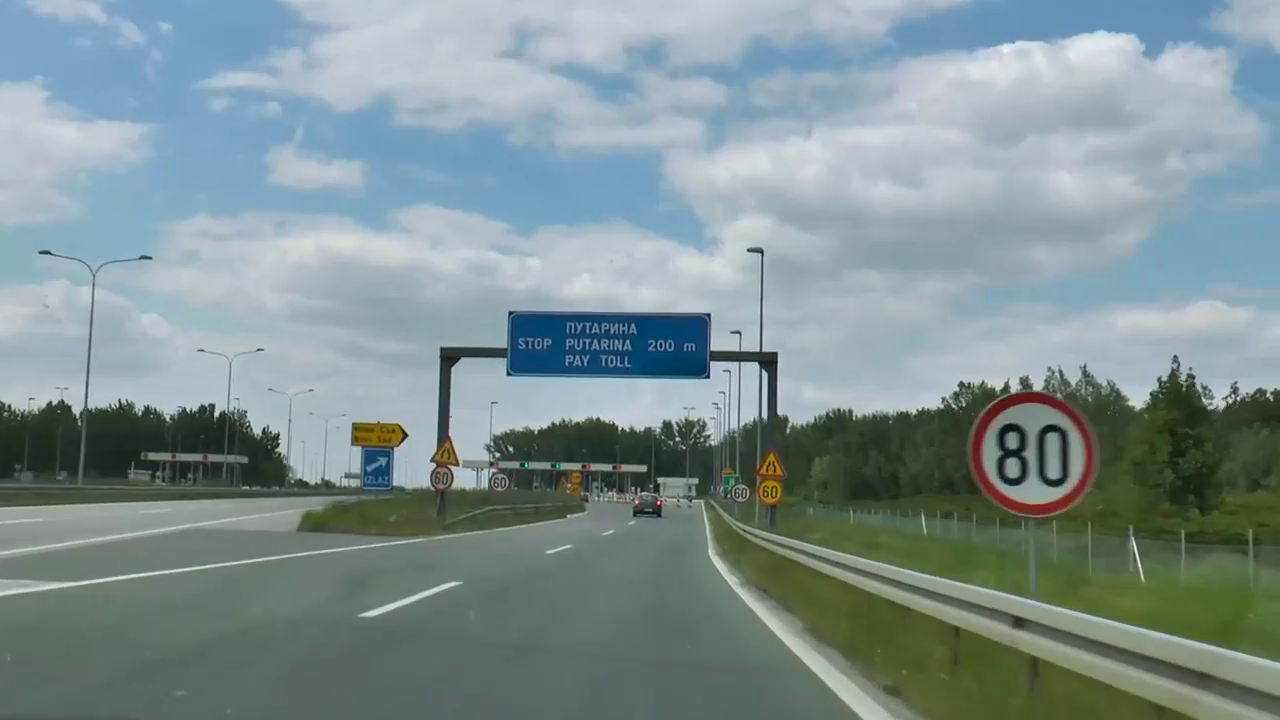
#> input picture frame 32 of OpenCV/Python/ObjectDetection/signs.mp4, 1280 x 720 px, given in place of trimmed.mp4, which was not available
$ python opencv.py
#> lines starting #> are read from the running program, lines starting #| are printed output that depends on the picture; pictures that were not available may be replaced by others from this repository, and a replacement may not be noted
import numpy as np
import cv2


def main():
    cap = cv2.VideoCapture('trimmed.mp4')
    fgbg = cv2.createBackgroundSubtractorMOG2()
    while(1):
        ret, frame = cap.read()
#> frame is the input picture: shape (720, 1280, 3); mean B, G, R 145.7, 144.8, 126.7

        fgmask = cv2.cvtColor(frame, cv2.COLOR_RGB2GRAY)
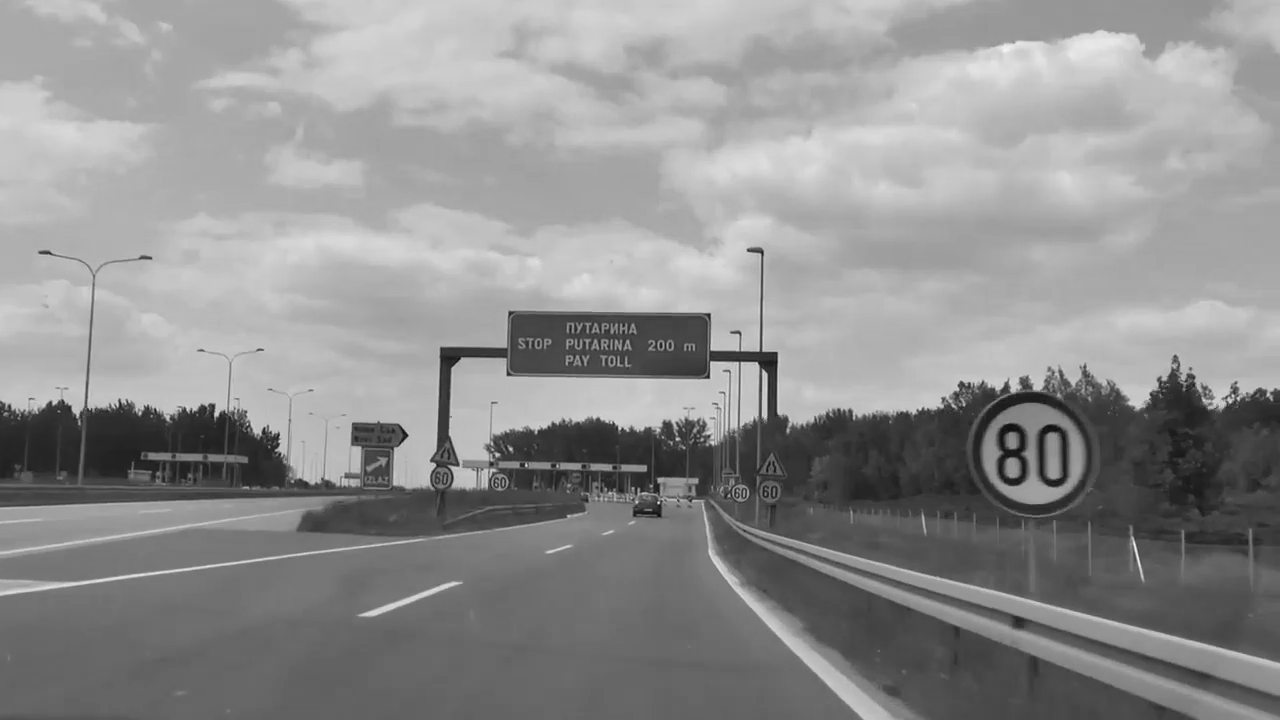
#> fgmask: shape (720, 1280); min 5, max 246, mean 143

        cannyed_image = cv2.Canny(fgmask, 100, 200)
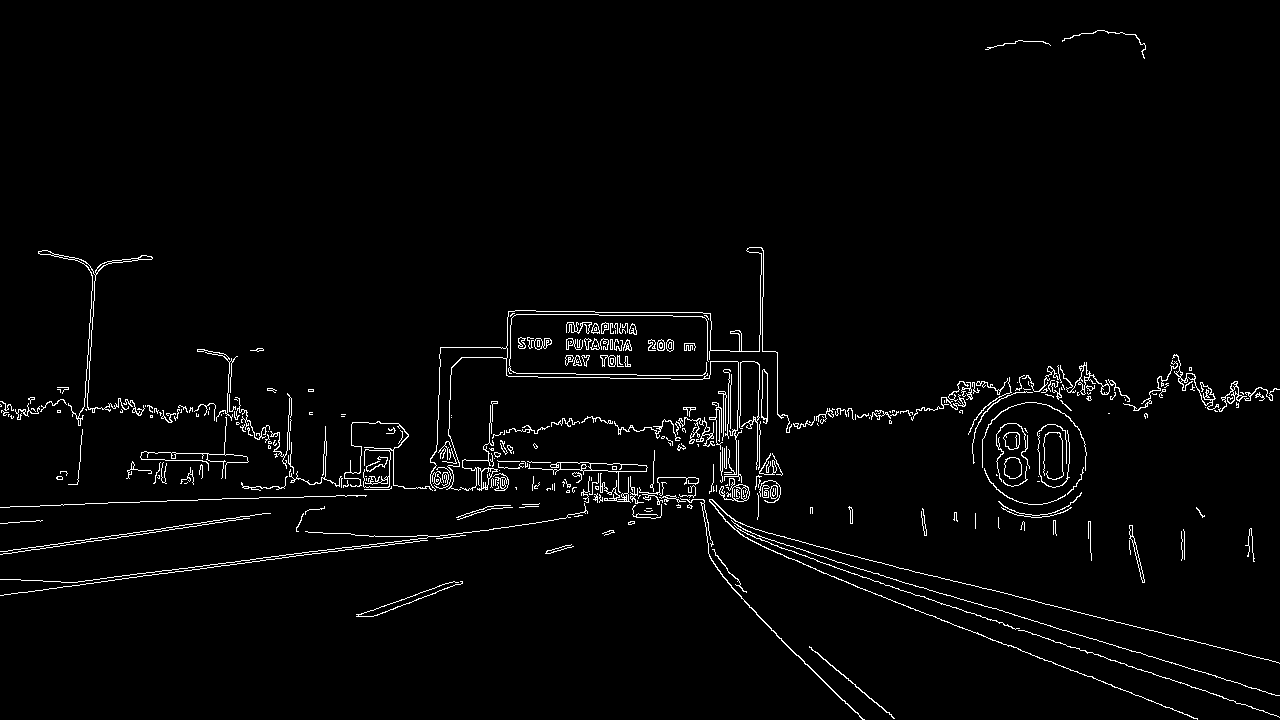
#> cannyed_image: shape (720, 1280); 2.4% white in thin lines or dots

        cv2.imshow('frame',cannyed_image)
        k = cv2.waitKey(30) & 0xff
#> (key Esc is pressed here)
        if k == 27:
            break

    cap.release()
    cv2.destroyAllWindows()
if __name__ == "__main__":
    main()

$ run again, starting later in the video
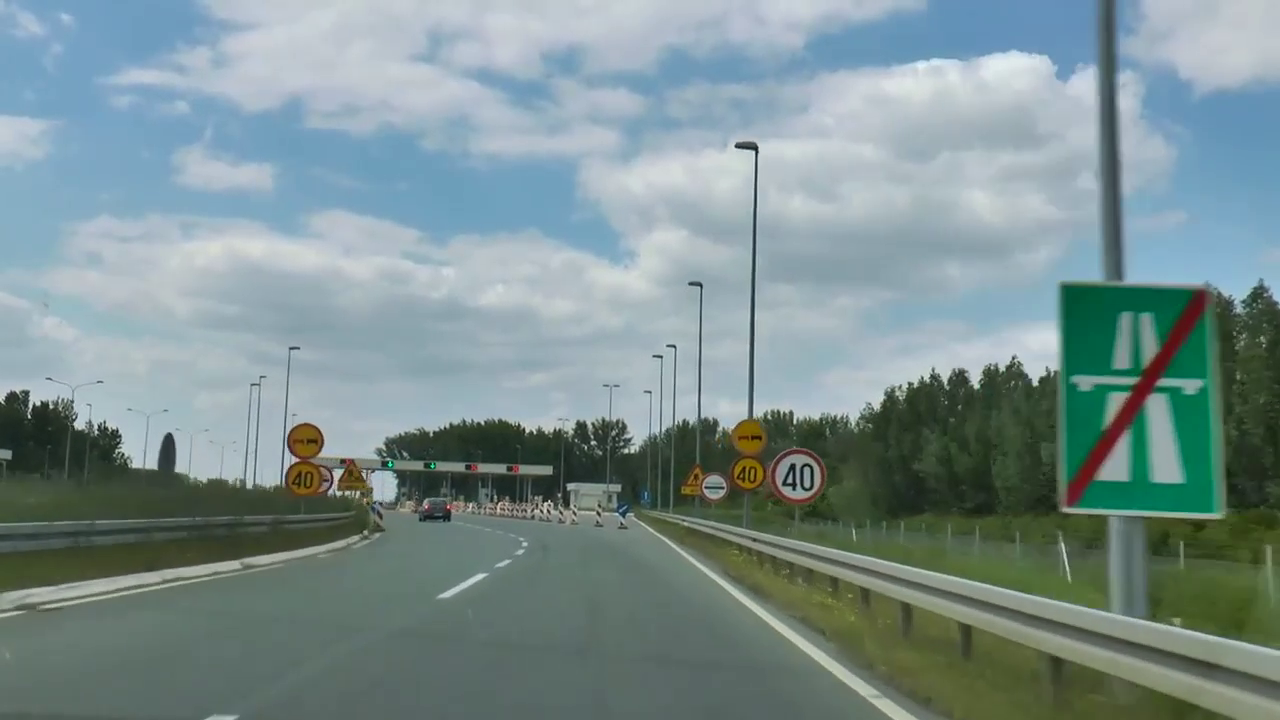
#> input picture frame 146 of OpenCV/Python/ObjectDetection/signs.mp4, 1280 x 720 px, given in place of trimmed.mp4, which was not available
#> in main, frame is the input picture: shape (720, 1280, 3); mean B, G, R 142.8, 142.7, 122.6
#> in main, `fgmask = cv2.cvtColor(frame, cv2.COLOR_RGB2GRAY)`:
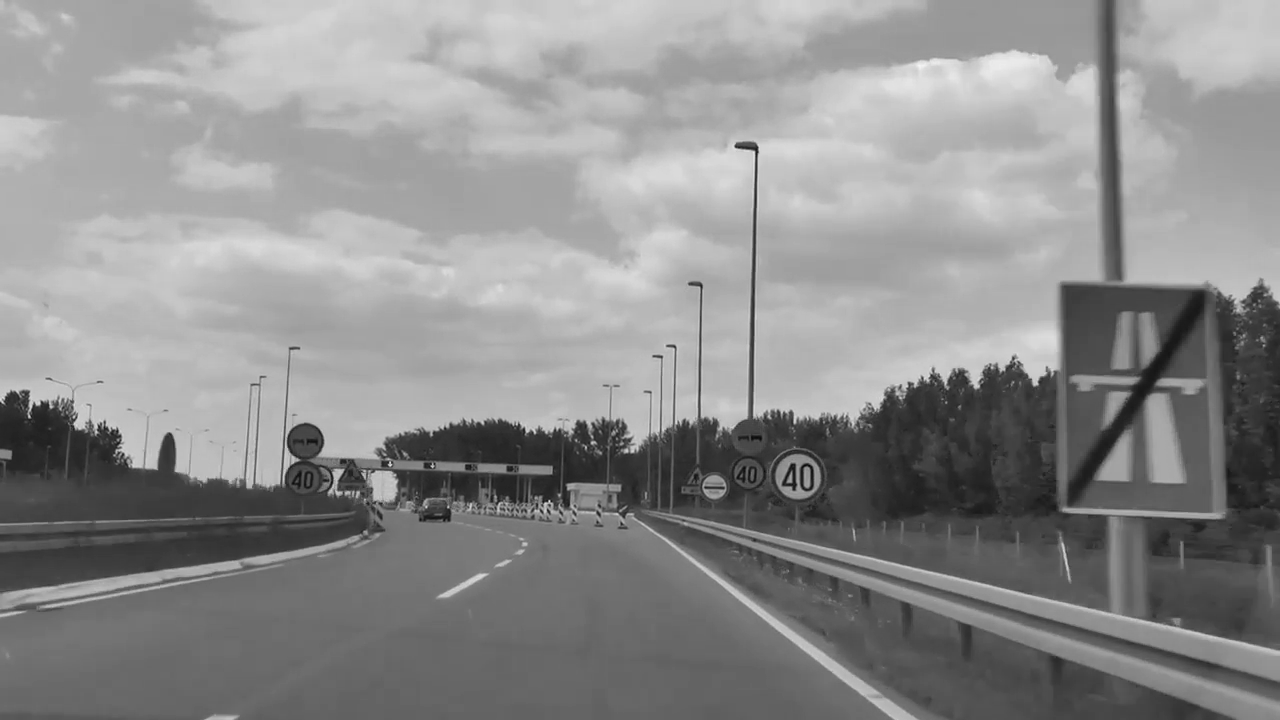
#> fgmask: shape (720, 1280); min 9, max 246, mean 140.5
#> in main, `cannyed_image = cv2.Canny(fgmask, 100, 200)`:
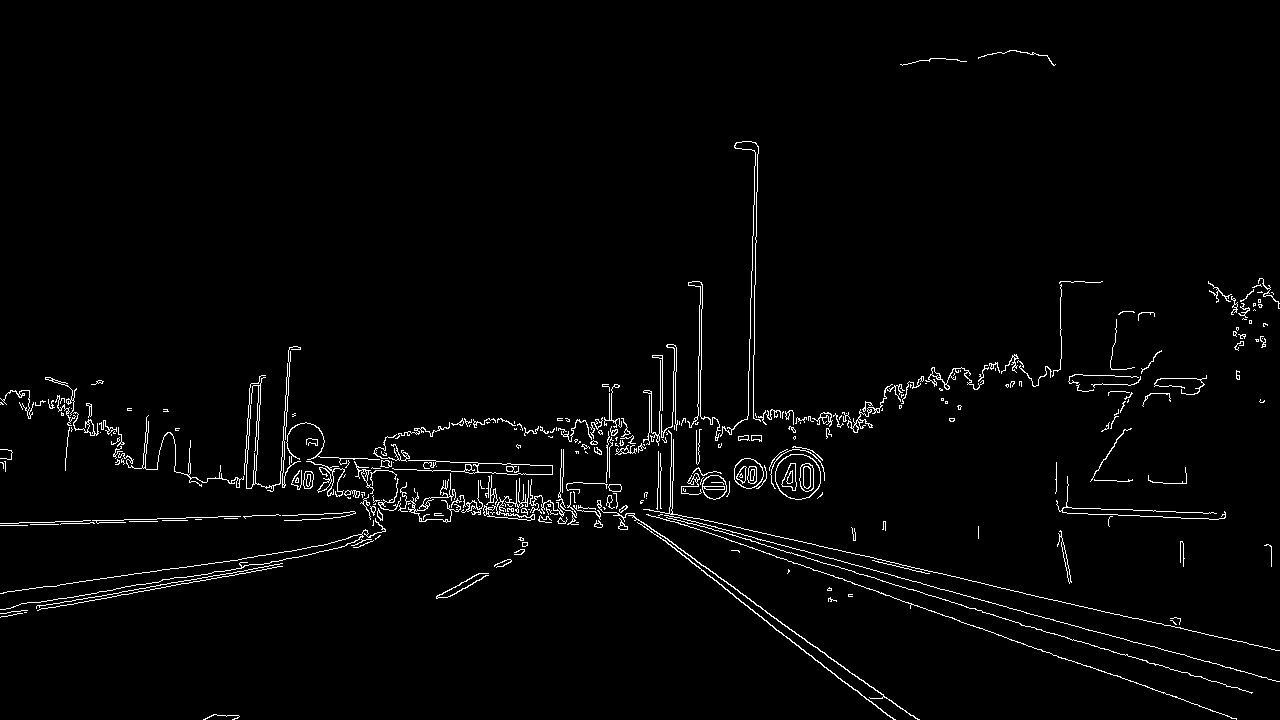
#> cannyed_image: shape (720, 1280); 2.2% white in thin lines or dots

$ run again, starting later in the video
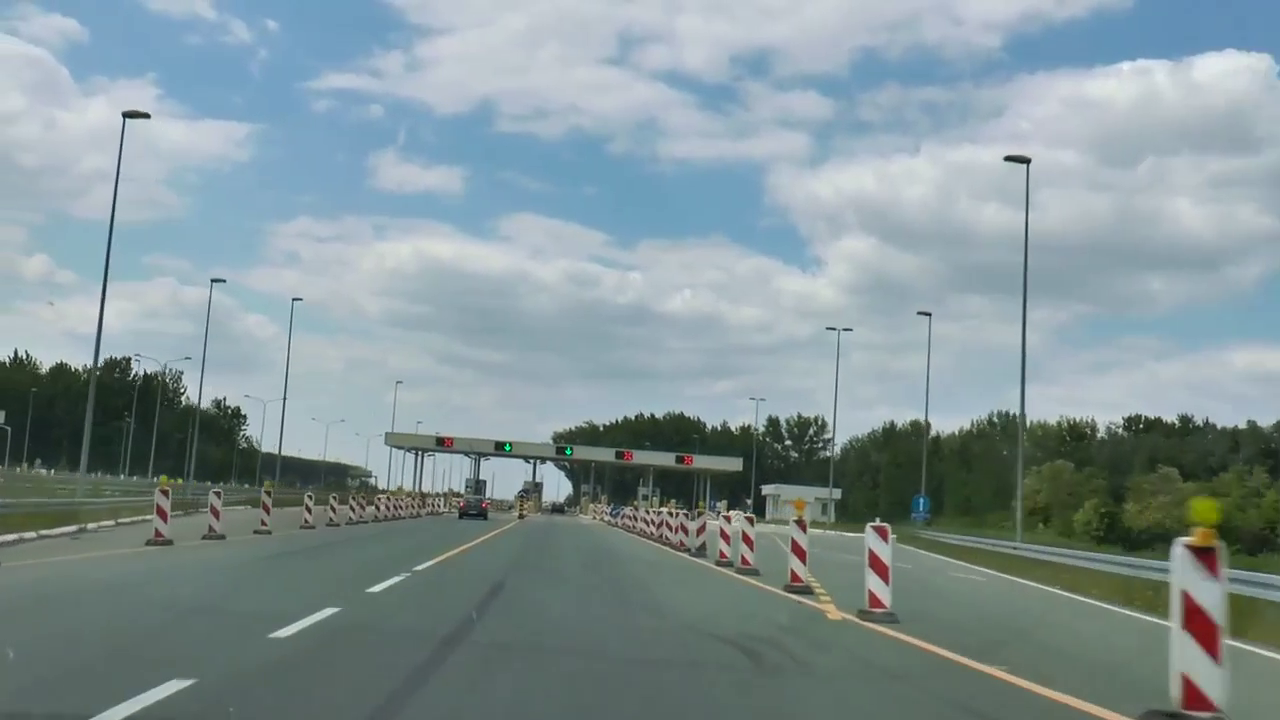
#> input picture frame 260 of OpenCV/Python/ObjectDetection/signs.mp4, 1280 x 720 px, given in place of trimmed.mp4, which was not available
#> in main, frame is the input picture: shape (720, 1280, 3); mean B, G, R 150.2, 147.1, 129.9
#> in main, `fgmask = cv2.cvtColor(frame, cv2.COLOR_RGB2GRAY)`:
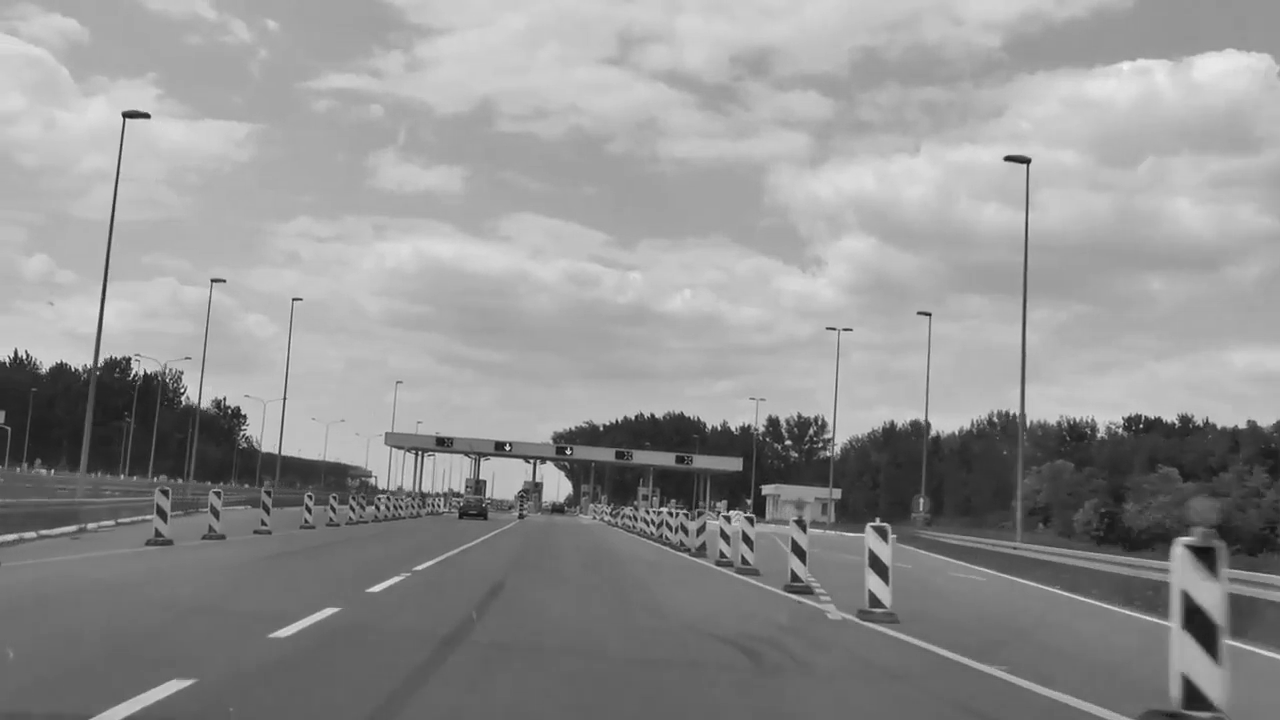
#> fgmask: shape (720, 1280); min 11, max 246, mean 146
#> in main, `cannyed_image = cv2.Canny(fgmask, 100, 200)`:
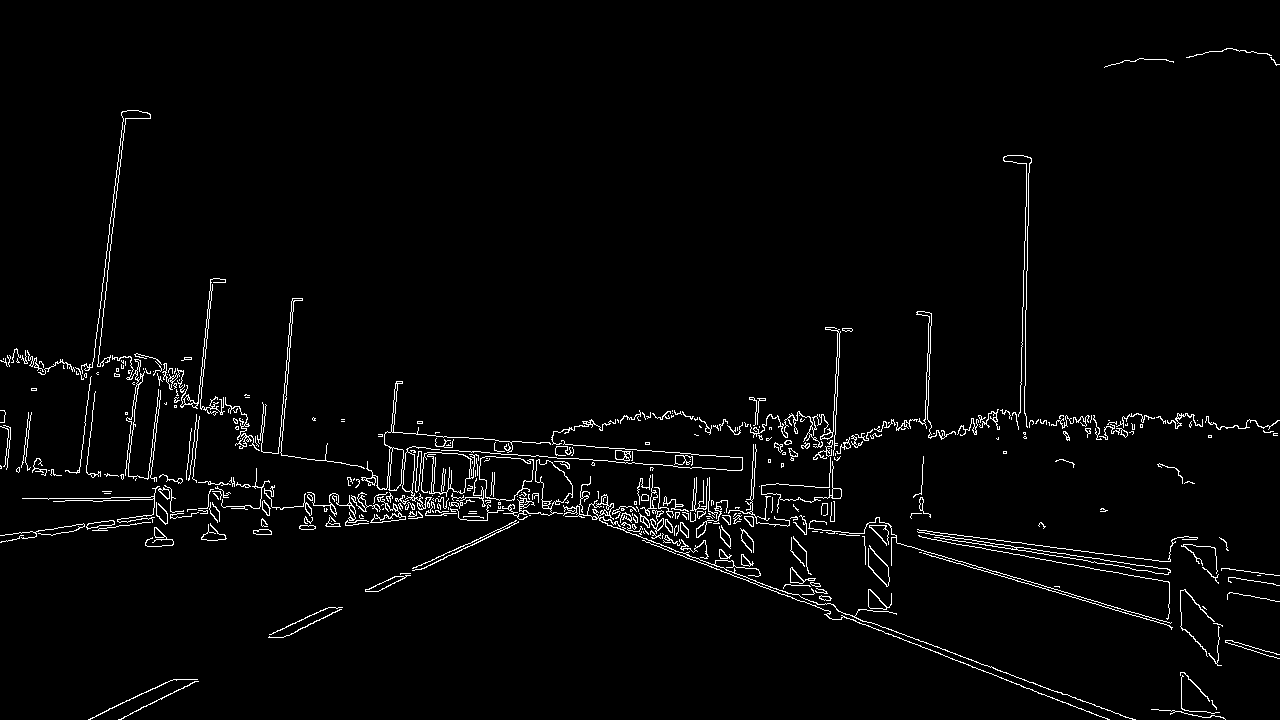
#> cannyed_image: shape (720, 1280); 2.5% white in thin lines or dots
